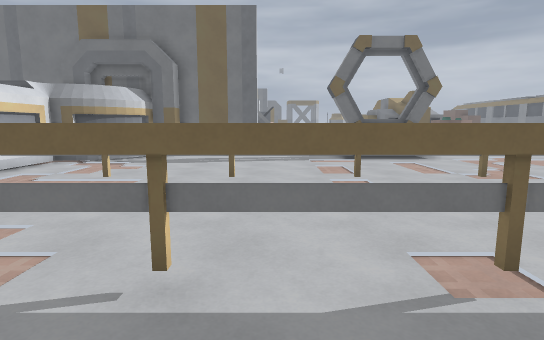
View 1 (above)

16 first-person views from a walk through a level from a Godot 3-D game. The camera is 1.5 m above the floor, tilts 8° down and sees 80° across. The floor is counted in squares, 1 m on a side. Each view is taken from the middle of a square. On the plan, view 1 faces up. The plan holds only what a view shows up to about 15 squares ahead; the rest is blank. The place goes on beyond the plan.

View 2
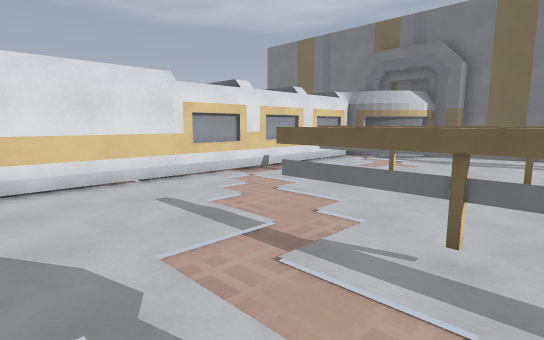

View 3
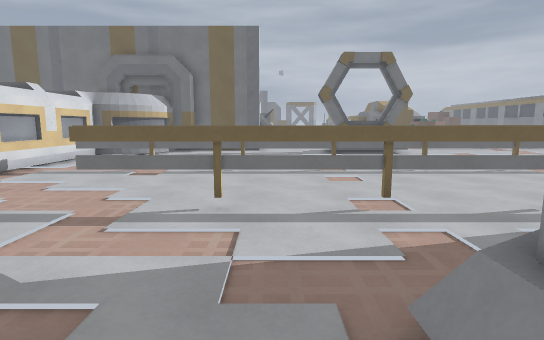

View 4
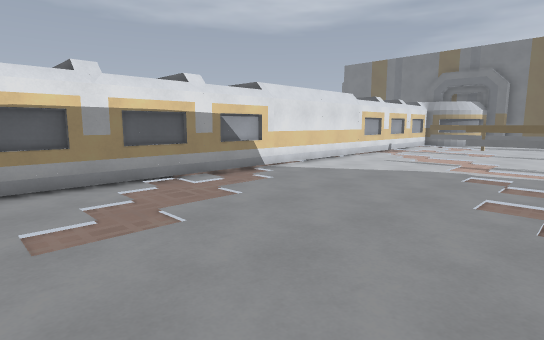

View 5
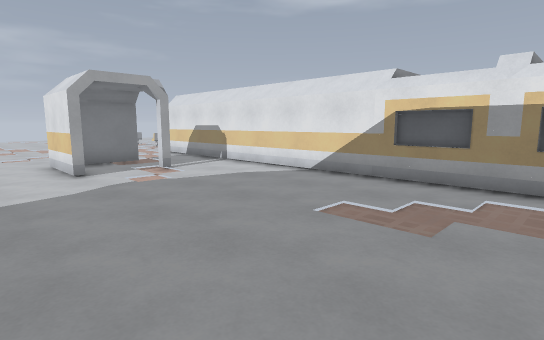

View 6
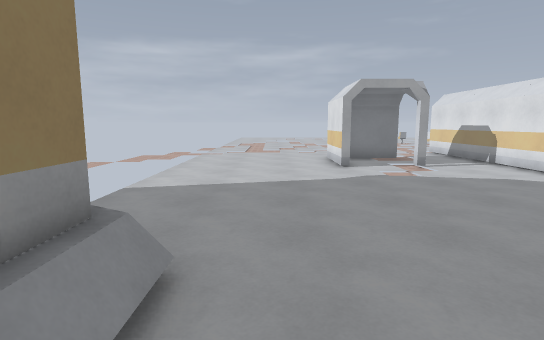

View 7
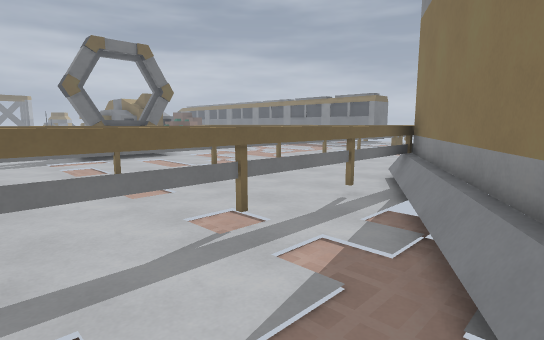

View 8
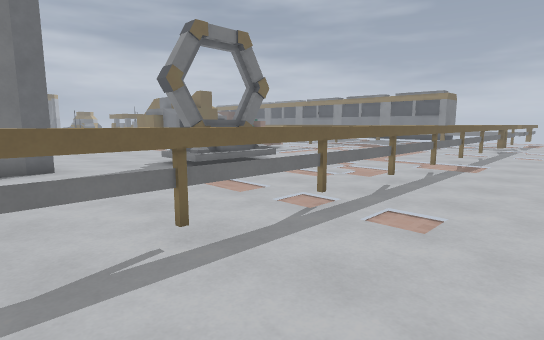

View 9
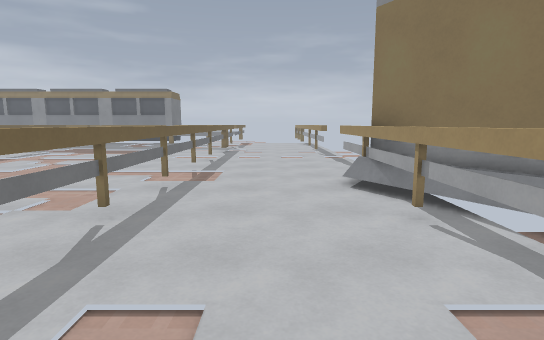

View 10
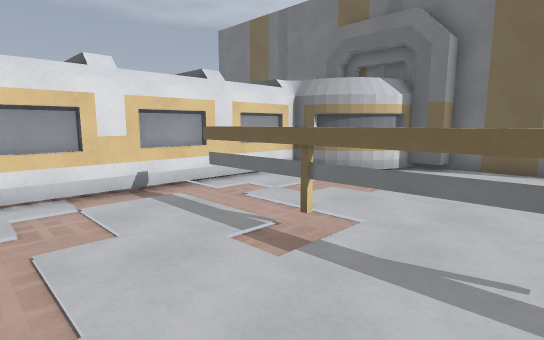

View 11
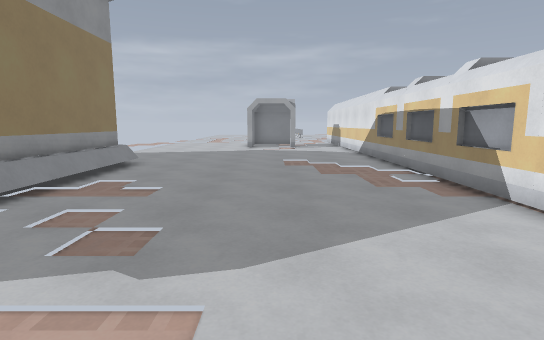

View 12
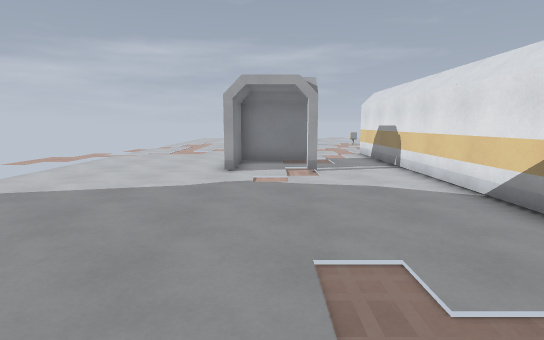

View 13
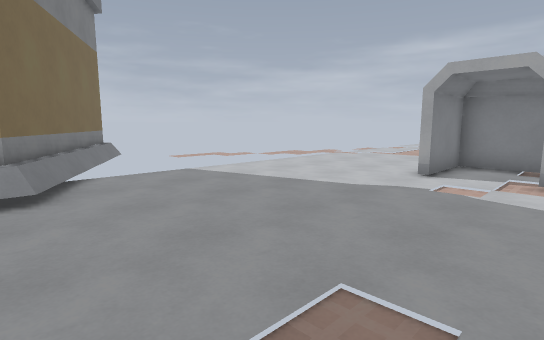

View 14
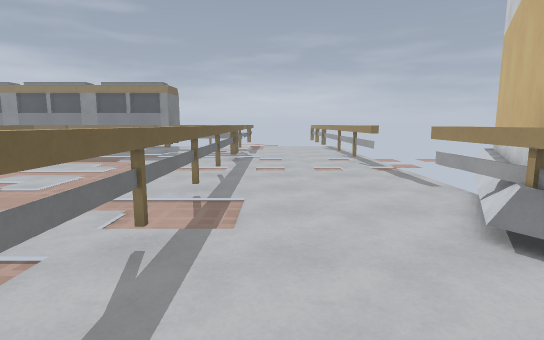

View 15
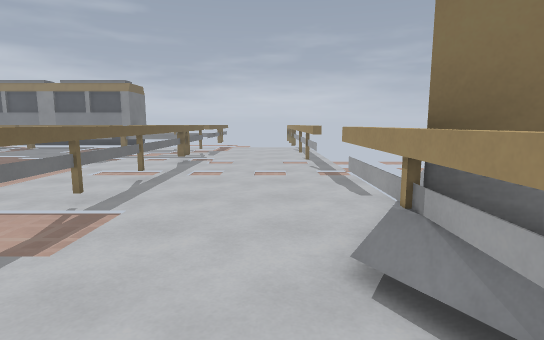

View 16
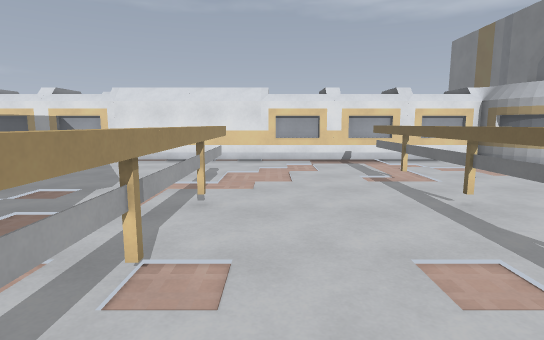

### Floor plan
Key: @ floor where view 1 was taken; # wall or solid block; . floor; / step, stairs or slope; = window, fence, low wall or low ledge; T thing the floor can be seen under or through.
Columns run from 9 left of view 1 to 14 right of it. Each row starts with its distance up from view 1.
 19          ....
 18          .....
 17          .....
 16     #####.../
 15    ##......./#/#/... ...
 14   ##......../////.......
 13 ###.....................
 12 #.......................
 11 #.......................
 10 #.......................
  9 #.......................
  8 #..TTTTTTTTTTTTTTTTTTTTT
  7 #.......................
  6 #.......................
  5 #.......................
  4 #.......................
  3 #.....TTTTTTTTTTTTT#....
  2 #..............=####....
  1 #............=###  ####
  0 #........@..###
 -1 #.........=##
 -2 #.........=#
 -3 #.........=#
 -4 #.........=#
 -5 #.........=#
 -6 #.........=#
 -7 #.........=#
 -8 #.........=#
 -9 #.........=##
-10 #...........##
-11 #............=
-12 #............
-13 #............
-14 #............
-15 #............
-16 #............
-17 #............
-18 #...#.#......
-19 #.....#......
-20 #...###......

Positions as (right, up) in squares from view 1, and headings:
1: (0, 0), facing up
2: (0, -1), facing up-left
3: (0, -3), facing up
4: (0, -11), facing up-left
5: (0, -7), facing down-left
6: (0, -6), facing down
7: (-1, -1), facing up-right
8: (-3, 4), facing up-right
9: (0, 5), facing right
10: (-1, 4), facing up-left
11: (-4, 3), facing down
12: (-4, -7), facing down
13: (-6, -8), facing down-right
14: (4, 6), facing right
15: (5, 4), facing right
16: (5, 4), facing left
